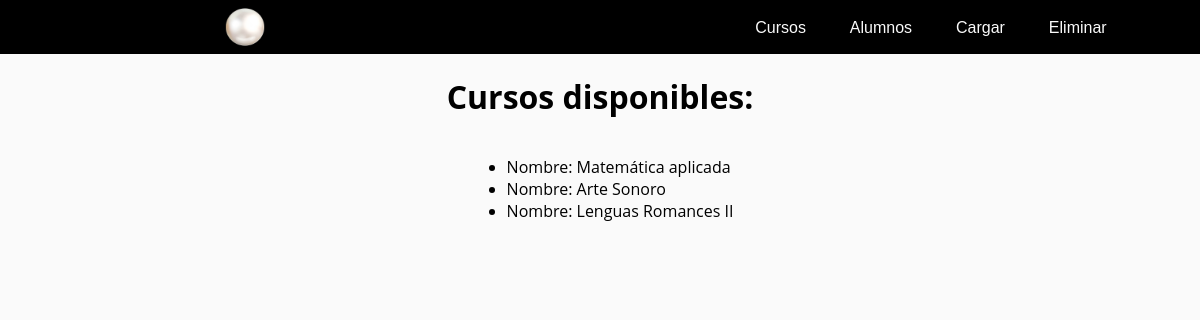
Page /cursos on the committed database.
### adminCursos/models.py (models this page shows, shortened)
class Curso(models.Model):
    nombre = models.CharField(max_length=30)
    descripcion = models.CharField(max_length=300, null=True)
    nota = models.IntegerField(null=True)
    banda_horaria = models.ForeignKey(BandaHoraria, on_delete=models.CASCADE, null=True)

### adminCursos/views.py (the view)
# urls.py: path("cursos", views.listar_cursos, name="listar_cursos"),
def listar_cursos(request):
    cursos = Curso.objects.all()
    return render(request, "listar_cursos.html", {"cursos": cursos})

### adminCursos/templates/listar_cursos.html (shortened to what this page needs)
{% extends "base.html" %}
        {% block contenido %}
            <h1> Cursos disponibles: </h1>
            <ul>
                {% for curso in cursos %}
                    <li> Nombre: {{ curso.nombre }} </li>
                {% endfor %}
            </ul>
        {% endblock %}

### adminCursos/static/adminCursos/estilos.css (style rules this page uses)
:root { padding: 0; margin: 0; }
body { padding: 0; margin: 0; background-color: #FAFAFA; font-family: 'Open Sans', serif; }

### rows in the picture
Curso: nombre "Matemática aplicada"
Curso: nombre "Arte Sonoro"
Curso: nombre "Lenguas Romances II"
